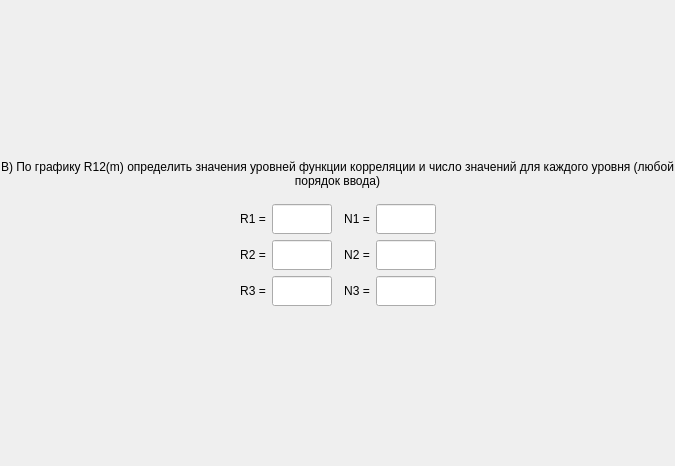
<?xml version="1.0" encoding="UTF-8"?>
<ui version="4.0">
 <class>ScreenTask8C</class>
 <widget class="QFrame" name="ScreenTask8C">
  <property name="geometry">
   <rect>
    <x>0</x>
    <y>0</y>
    <width>675</width>
    <height>466</height>
   </rect>
  </property>
  <property name="windowTitle">
   <string>Frame</string>
  </property>
  <layout class="QGridLayout" name="gridLayout">
   <property name="leftMargin">
    <number>0</number>
   </property>
   <property name="topMargin">
    <number>0</number>
   </property>
   <property name="rightMargin">
    <number>0</number>
   </property>
   <property name="bottomMargin">
    <number>0</number>
   </property>
   <item row="0" column="0">
    <layout class="QVBoxLayout" name="verticalLayout">
     <item>
      <spacer name="verticalSpacer">
       <property name="orientation">
        <enum>Qt::Vertical</enum>
       </property>
       <property name="sizeHint" stdset="0">
        <size>
         <width>0</width>
         <height>0</height>
        </size>
       </property>
      </spacer>
     </item>
     <item>
      <widget class="QLabel" name="title">
       <property name="styleSheet">
        <string notr="true">font: 75 20pt &quot;MS Shell Dlg 2&quot;;</string>
       </property>
       <property name="text">
        <string>В) По графику R12(m) определить значения уровней функции корреляции и число значений для каждого уровня (любой порядок ввода)</string>
       </property>
       <property name="alignment">
        <set>Qt::AlignCenter</set>
       </property>
       <property name="wordWrap">
        <bool>true</bool>
       </property>
      </widget>
     </item>
     <item>
      <spacer name="verticalSpacer_5">
       <property name="orientation">
        <enum>Qt::Vertical</enum>
       </property>
       <property name="sizeType">
        <enum>QSizePolicy::Minimum</enum>
       </property>
       <property name="sizeHint" stdset="0">
        <size>
         <width>0</width>
         <height>5</height>
        </size>
       </property>
      </spacer>
     </item>
     <item>
      <layout class="QHBoxLayout" name="horizontalLayout_6">
       <item>
        <spacer name="horizontalSpacer_12">
         <property name="orientation">
          <enum>Qt::Horizontal</enum>
         </property>
         <property name="sizeHint" stdset="0">
          <size>
           <width>0</width>
           <height>0</height>
          </size>
         </property>
        </spacer>
       </item>
       <item>
        <layout class="QHBoxLayout" name="charts"/>
       </item>
       <item>
        <spacer name="horizontalSpacer_11">
         <property name="orientation">
          <enum>Qt::Horizontal</enum>
         </property>
         <property name="sizeHint" stdset="0">
          <size>
           <width>0</width>
           <height>0</height>
          </size>
         </property>
        </spacer>
       </item>
      </layout>
     </item>
     <item>
      <spacer name="verticalSpacer_4">
       <property name="orientation">
        <enum>Qt::Vertical</enum>
       </property>
       <property name="sizeType">
        <enum>QSizePolicy::Minimum</enum>
       </property>
       <property name="sizeHint" stdset="0">
        <size>
         <width>0</width>
         <height>5</height>
        </size>
       </property>
      </spacer>
     </item>
     <item>
      <layout class="QGridLayout" name="gridLayout_2">
       <item row="0" column="5">
        <widget class="QLineEdit" name="inputN1">
         <property name="sizePolicy">
          <sizepolicy hsizetype="Fixed" vsizetype="Fixed">
           <horstretch>0</horstretch>
           <verstretch>0</verstretch>
          </sizepolicy>
         </property>
         <property name="minimumSize">
          <size>
           <width>60</width>
           <height>30</height>
          </size>
         </property>
         <property name="maximumSize">
          <size>
           <width>30</width>
           <height>30</height>
          </size>
         </property>
         <property name="styleSheet">
          <string notr="true">font: 16pt &quot;MS Shell Dlg 2&quot;;</string>
         </property>
         <property name="alignment">
          <set>Qt::AlignCenter</set>
         </property>
        </widget>
       </item>
       <item row="0" column="4">
        <widget class="QLabel" name="label_3">
         <property name="styleSheet">
          <string notr="true">font: 16pt &quot;MS Shell Dlg 2&quot;;</string>
         </property>
         <property name="text">
          <string>N1 =</string>
         </property>
         <property name="alignment">
          <set>Qt::AlignCenter</set>
         </property>
         <property name="wordWrap">
          <bool>true</bool>
         </property>
        </widget>
       </item>
       <item row="0" column="0">
        <spacer name="horizontalSpacer_15">
         <property name="orientation">
          <enum>Qt::Horizontal</enum>
         </property>
         <property name="sizeHint" stdset="0">
          <size>
           <width>0</width>
           <height>0</height>
          </size>
         </property>
        </spacer>
       </item>
       <item row="1" column="4">
        <widget class="QLabel" name="label_2">
         <property name="styleSheet">
          <string notr="true">font: 16pt &quot;MS Shell Dlg 2&quot;;</string>
         </property>
         <property name="text">
          <string>N2 =</string>
         </property>
         <property name="alignment">
          <set>Qt::AlignCenter</set>
         </property>
         <property name="wordWrap">
          <bool>true</bool>
         </property>
        </widget>
       </item>
       <item row="0" column="6">
        <spacer name="horizontalSpacer_5">
         <property name="orientation">
          <enum>Qt::Horizontal</enum>
         </property>
         <property name="sizeHint" stdset="0">
          <size>
           <width>0</width>
           <height>0</height>
          </size>
         </property>
        </spacer>
       </item>
       <item row="2" column="2">
        <widget class="QLineEdit" name="inputR3">
         <property name="sizePolicy">
          <sizepolicy hsizetype="Fixed" vsizetype="Fixed">
           <horstretch>0</horstretch>
           <verstretch>0</verstretch>
          </sizepolicy>
         </property>
         <property name="minimumSize">
          <size>
           <width>60</width>
           <height>30</height>
          </size>
         </property>
         <property name="maximumSize">
          <size>
           <width>30</width>
           <height>30</height>
          </size>
         </property>
         <property name="styleSheet">
          <string notr="true">font: 16pt &quot;MS Shell Dlg 2&quot;;</string>
         </property>
         <property name="alignment">
          <set>Qt::AlignCenter</set>
         </property>
        </widget>
       </item>
       <item row="2" column="3">
        <spacer name="horizontalSpacer_10">
         <property name="orientation">
          <enum>Qt::Horizontal</enum>
         </property>
         <property name="sizeType">
          <enum>QSizePolicy::Minimum</enum>
         </property>
         <property name="sizeHint" stdset="0">
          <size>
           <width>6</width>
           <height>0</height>
          </size>
         </property>
        </spacer>
       </item>
       <item row="2" column="6">
        <spacer name="horizontalSpacer_9">
         <property name="orientation">
          <enum>Qt::Horizontal</enum>
         </property>
         <property name="sizeHint" stdset="0">
          <size>
           <width>0</width>
           <height>0</height>
          </size>
         </property>
        </spacer>
       </item>
       <item row="2" column="1">
        <widget class="QLabel" name="label_6">
         <property name="styleSheet">
          <string notr="true">font: 16pt &quot;MS Shell Dlg 2&quot;;</string>
         </property>
         <property name="text">
          <string>R3 =</string>
         </property>
         <property name="alignment">
          <set>Qt::AlignCenter</set>
         </property>
         <property name="wordWrap">
          <bool>true</bool>
         </property>
        </widget>
       </item>
       <item row="2" column="4">
        <widget class="QLabel" name="label">
         <property name="styleSheet">
          <string notr="true">font: 16pt &quot;MS Shell Dlg 2&quot;;</string>
         </property>
         <property name="text">
          <string>N3 =</string>
         </property>
         <property name="alignment">
          <set>Qt::AlignCenter</set>
         </property>
         <property name="wordWrap">
          <bool>true</bool>
         </property>
        </widget>
       </item>
       <item row="2" column="5">
        <widget class="QLineEdit" name="inputN3">
         <property name="sizePolicy">
          <sizepolicy hsizetype="Fixed" vsizetype="Fixed">
           <horstretch>0</horstretch>
           <verstretch>0</verstretch>
          </sizepolicy>
         </property>
         <property name="minimumSize">
          <size>
           <width>60</width>
           <height>30</height>
          </size>
         </property>
         <property name="maximumSize">
          <size>
           <width>30</width>
           <height>30</height>
          </size>
         </property>
         <property name="styleSheet">
          <string notr="true">font: 16pt &quot;MS Shell Dlg 2&quot;;</string>
         </property>
         <property name="alignment">
          <set>Qt::AlignCenter</set>
         </property>
        </widget>
       </item>
       <item row="1" column="5">
        <widget class="QLineEdit" name="inputN2">
         <property name="sizePolicy">
          <sizepolicy hsizetype="Fixed" vsizetype="Fixed">
           <horstretch>0</horstretch>
           <verstretch>0</verstretch>
          </sizepolicy>
         </property>
         <property name="minimumSize">
          <size>
           <width>60</width>
           <height>30</height>
          </size>
         </property>
         <property name="maximumSize">
          <size>
           <width>30</width>
           <height>30</height>
          </size>
         </property>
         <property name="styleSheet">
          <string notr="true">font: 16pt &quot;MS Shell Dlg 2&quot;;</string>
         </property>
         <property name="alignment">
          <set>Qt::AlignCenter</set>
         </property>
        </widget>
       </item>
       <item row="0" column="3">
        <spacer name="horizontalSpacer_8">
         <property name="orientation">
          <enum>Qt::Horizontal</enum>
         </property>
         <property name="sizeType">
          <enum>QSizePolicy::Minimum</enum>
         </property>
         <property name="sizeHint" stdset="0">
          <size>
           <width>6</width>
           <height>0</height>
          </size>
         </property>
        </spacer>
       </item>
       <item row="1" column="3">
        <spacer name="horizontalSpacer_7">
         <property name="orientation">
          <enum>Qt::Horizontal</enum>
         </property>
         <property name="sizeType">
          <enum>QSizePolicy::Minimum</enum>
         </property>
         <property name="sizeHint" stdset="0">
          <size>
           <width>6</width>
           <height>0</height>
          </size>
         </property>
        </spacer>
       </item>
       <item row="1" column="1">
        <widget class="QLabel" name="label_5">
         <property name="styleSheet">
          <string notr="true">font: 16pt &quot;MS Shell Dlg 2&quot;;</string>
         </property>
         <property name="text">
          <string>R2 =</string>
         </property>
         <property name="alignment">
          <set>Qt::AlignCenter</set>
         </property>
         <property name="wordWrap">
          <bool>true</bool>
         </property>
        </widget>
       </item>
       <item row="0" column="2">
        <widget class="QLineEdit" name="inputR1">
         <property name="sizePolicy">
          <sizepolicy hsizetype="Fixed" vsizetype="Fixed">
           <horstretch>0</horstretch>
           <verstretch>0</verstretch>
          </sizepolicy>
         </property>
         <property name="minimumSize">
          <size>
           <width>60</width>
           <height>30</height>
          </size>
         </property>
         <property name="maximumSize">
          <size>
           <width>30</width>
           <height>30</height>
          </size>
         </property>
         <property name="styleSheet">
          <string notr="true">font: 16pt &quot;MS Shell Dlg 2&quot;;</string>
         </property>
         <property name="alignment">
          <set>Qt::AlignCenter</set>
         </property>
        </widget>
       </item>
       <item row="0" column="1">
        <widget class="QLabel" name="label_4">
         <property name="styleSheet">
          <string notr="true">font: 16pt &quot;MS Shell Dlg 2&quot;;</string>
         </property>
         <property name="text">
          <string>R1 =</string>
         </property>
         <property name="alignment">
          <set>Qt::AlignCenter</set>
         </property>
         <property name="wordWrap">
          <bool>true</bool>
         </property>
        </widget>
       </item>
       <item row="1" column="0">
        <spacer name="horizontalSpacer_16">
         <property name="orientation">
          <enum>Qt::Horizontal</enum>
         </property>
         <property name="sizeHint" stdset="0">
          <size>
           <width>0</width>
           <height>0</height>
          </size>
         </property>
        </spacer>
       </item>
       <item row="1" column="6">
        <spacer name="horizontalSpacer_6">
         <property name="orientation">
          <enum>Qt::Horizontal</enum>
         </property>
         <property name="sizeHint" stdset="0">
          <size>
           <width>0</width>
           <height>0</height>
          </size>
         </property>
        </spacer>
       </item>
       <item row="1" column="2">
        <widget class="QLineEdit" name="inputR2">
         <property name="sizePolicy">
          <sizepolicy hsizetype="Fixed" vsizetype="Fixed">
           <horstretch>0</horstretch>
           <verstretch>0</verstretch>
          </sizepolicy>
         </property>
         <property name="minimumSize">
          <size>
           <width>60</width>
           <height>30</height>
          </size>
         </property>
         <property name="maximumSize">
          <size>
           <width>30</width>
           <height>30</height>
          </size>
         </property>
         <property name="styleSheet">
          <string notr="true">font: 16pt &quot;MS Shell Dlg 2&quot;;</string>
         </property>
         <property name="alignment">
          <set>Qt::AlignCenter</set>
         </property>
        </widget>
       </item>
       <item row="2" column="0">
        <spacer name="horizontalSpacer_17">
         <property name="orientation">
          <enum>Qt::Horizontal</enum>
         </property>
         <property name="sizeHint" stdset="0">
          <size>
           <width>0</width>
           <height>0</height>
          </size>
         </property>
        </spacer>
       </item>
      </layout>
     </item>
     <item>
      <spacer name="verticalSpacer_2">
       <property name="orientation">
        <enum>Qt::Vertical</enum>
       </property>
       <property name="sizeHint" stdset="0">
        <size>
         <width>0</width>
         <height>0</height>
        </size>
       </property>
      </spacer>
     </item>
    </layout>
   </item>
  </layout>
 </widget>
 <tabstops>
  <tabstop>inputR1</tabstop>
  <tabstop>inputN1</tabstop>
  <tabstop>inputR2</tabstop>
  <tabstop>inputN2</tabstop>
  <tabstop>inputR3</tabstop>
  <tabstop>inputN3</tabstop>
 </tabstops>
 <resources/>
 <connections/>
</ui>
